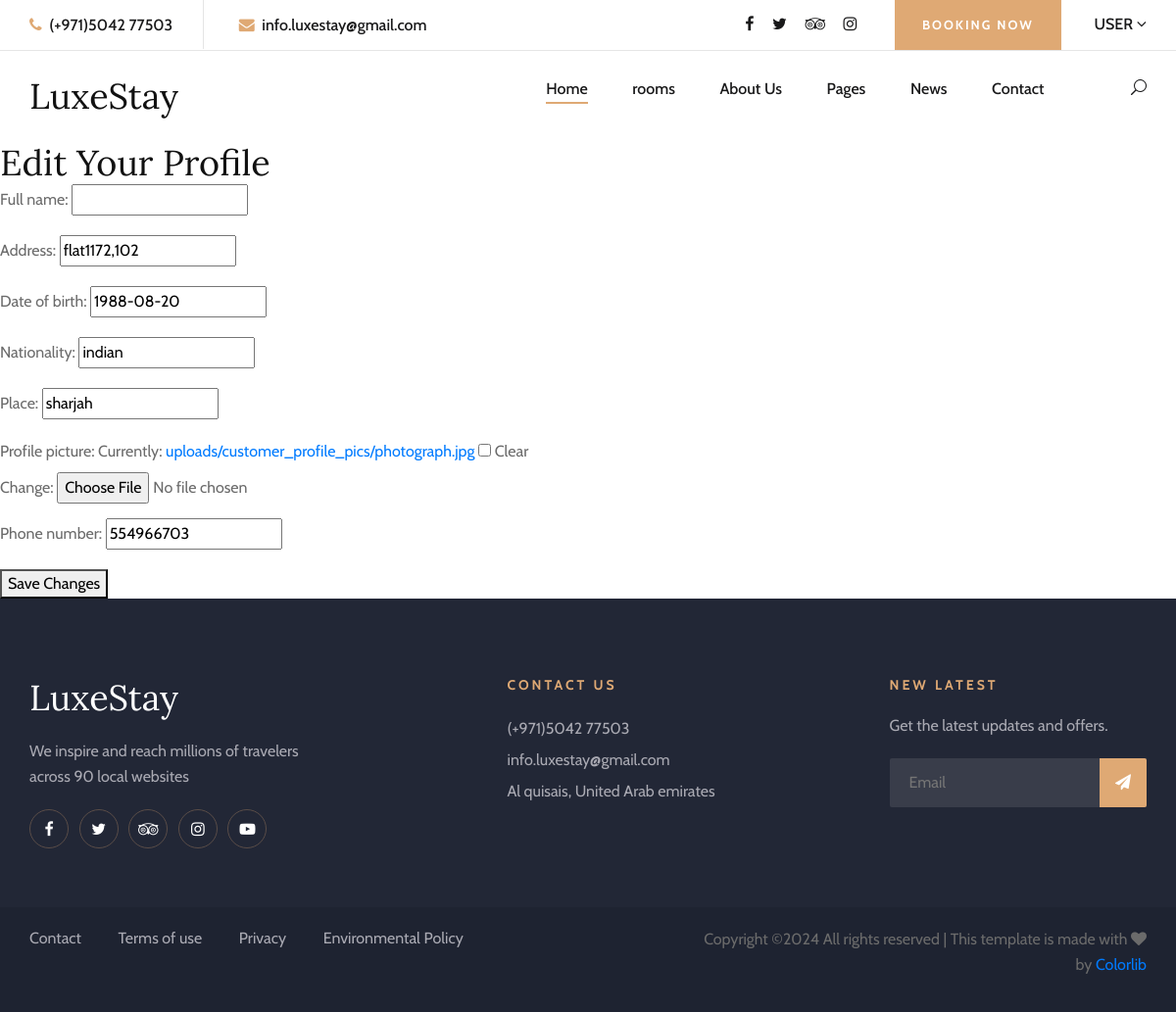
Screenshot of /edit_booking_user_profile/ (signed in) with the database file from the repository.
### home/models.py (models this page shows)
class BookingUserProfile(models.Model):
    user = models.OneToOneField(CustomUser,null=True, on_delete=models.CASCADE)
    full_name = models.CharField(max_length=255,null=True)
    address = models.CharField(max_length=255)
    date_of_birth = models.DateField()
    nationality = models.CharField(max_length=255)
    place = models.CharField(max_length=255)
    profile_picture = models.ImageField(upload_to='uploads/customer_profile_pics/', blank=True)
    phone_number = models.CharField(max_length=15)

### home/views.py (the view)
# urls.py: path('edit_booking_user_profile/',edit_booking_user_profile,name='edit_booking_user_profile'),
@login_required
def edit_booking_user_profile(request):
    booking_user_profile = request.user.bookinguserprofile
    if request.method == 'POST':
        form = BookingUserProfileForm(request.POST, instance=booking_user_profile)
        if form.is_valid():
            form.save()
            return redirect('booking_user_dashboard')  # Redirect to the user's profile page
    else:
        form = BookingUserProfileForm(instance=booking_user_profile)
    return render(request, 'edit_booking_user_profile.html', {'form': form})

### home/forms.py
class BookingUserProfileForm(forms.ModelForm):
    class Meta:
        model = BookingUserProfile
        fields = ['full_name','address', 'date_of_birth', 'nationality', 'place', 'profile_picture', 'phone_number']

### templates/edit_booking_user_profile.html (shortened to what this page needs)
{% extends 'base1.html' %}
{% block content %}
    <h2>Edit Your Profile</h2>
    <form method="post" enctype="multipart/form-data">
        {{ form.as_p }}
        <button type="submit">Save Changes</button>
    </form>
{% endblock %}

### static/css/style.css (style rules this page uses)
html, body { height: 100%; font-family: "Cabin", sans-serif; -webkit-font-smoothing: antialiased; font-smoothing: antialiased; }
h1, h2, h3, h4, h5, h6 { margin: 0; color: #111111; font-weight: 400; font-family: "Lora", serif; }
h2 { font-size: 36px; }
p { font-size: 16px; font-family: "Cabin", sans-serif; color: #6b6b6b; font-weight: 400; line-height: 26px; margin: 0 0 15px 0; }

### rows the page displays
BookingUserProfile: address "flat1172,102", date_of_birth "1988-08-20", nationality "indian", place "sharjah", phone_number "554966703"
